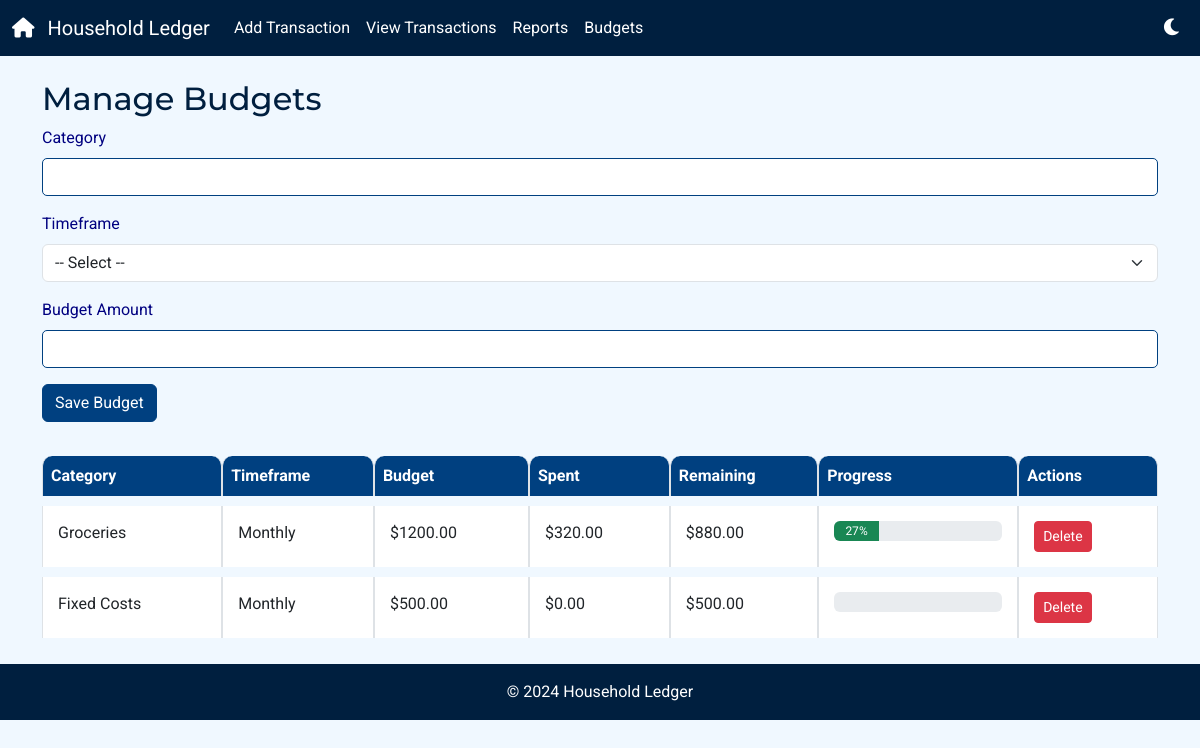
The app's page /budgets with its own data.
### database.py (models this page shows)
class Budget(Base):
    __tablename__ = 'budgets'
    id = Column(Integer, primary_key=True)
    category = Column(String, nullable=False)
    timeframe = Column(String, nullable=False)
    amount = Column(Float, nullable=False)

### app.py (the view, shortened to what this page needs)
@app.route('/budgets', methods=['GET', 'POST'])
def budgets_route():
    budgets = get_all_budgets()
    budget_status_list = []
    for b in budgets:
        spent = get_spending_for_period(b.category, b.timeframe)
        remaining = b.amount - spent
        percentage = (spent / b.amount) * 100 if b.amount else 0
        budget_status_list.append({
            'id': b.id,
            'category': b.category,
            'timeframe': b.timeframe,
            'budget_amount': b.amount,
            'spent': spent,
            'remaining': remaining,
            'percentage': percentage
        })
    return render_template('budgets.html', budget_status_list=budget_status_list)

### actions.py (called while the page is built)
def get_all_budgets():
    return session.query(Budget).all()

### templates/budgets.html (shortened to what this page needs)
{% extends "base.html" %}
{% block content %}
<h2>Manage Budgets</h2>
<form method="POST" action="{{ url_for('budgets_route') }}" class="mb-4">
  <div class="mb-3">
    <label for="category" class="form-label">Category</label>
    <input type="text" class="form-control" name="category" required>
  </div>
  <div class="mb-3">
    <label for="timeframe" class="form-label">Timeframe</label>
    <select class="form-select" name="timeframe" required>
      <option value="">-- Select --</option>
    </select>
  </div>
  <div class="mb-3">
    <label for="amount" class="form-label">Budget Amount</label>
    <input type="number" step="0.01" class="form-control" name="amount" required>
  </div>
  <button type="submit" class="btn btn-primary">Save Budget</button>
</form>
<table class="table table-bordered">
  <thead>
    <tr>
      <th>Category</th>
      <th>Timeframe</th>
      <th>Budget</th>
      <th>Spent</th>
      <th>Remaining</th>
      <th>Progress</th>
      <th>Actions</th>
    </tr>
  </thead>
  <tbody>
    {% for b in budget_status_list %}
    <tr>
      <td>{{ b.category }}</td>
      <td>{{ b.timeframe.capitalize() }}</td>
      <td>${{ "%.2f"|format(b.budget_amount) }}</td>
      <td>${{ "%.2f"|format(b.spent) }}</td>
      <td>
        {% if b.remaining < 0 %}
          <span class="text-danger">Over by ${{ "%.2f"|format(-b.remaining) }}</span>
        {% else %}
          ${{ "%.2f"|format(b.remaining) }}
        {% endif %}
      </td>
      <td style="width: 200px;">
        <div class="progress" style="height: 20px;">
          {% set progress_val = b.percentage if b.percentage <= 100 else 100 %}
          <div
            class="progress-bar
            {% if b.percentage >= 100 %}
               bg-danger
            {% elif b.percentage >= 80 %}
               bg-warning
            {% else %}
               bg-success
            {% endif %}"
            role="progressbar"
            style="width: {{ progress_val }}%;"
            aria-valuenow="{{ progress_val }}"
            aria-valuemin="0"
            aria-valuemax="100">
            {{ "%.0f"|format(b.percentage) }}%
          </div>
        </div>
      </td>
      <td>
        <form method="POST" action="{{ url_for('delete_budget_route', budget_id=b.id) }}" onsubmit="return confirm('Are you sure you want to delete this budget?');">
          <button type="submit" class="btn btn-danger btn-sm">Delete</button>
        </form>
      </td>
    </tr>
    {% endfor %}
  </tbody>
</table>
{% endblock %}

### templates/base.html (shortened to what this page needs)
<!DOCTYPE html>
<html lang="en" data-theme="light">
  <head>
    <link
      rel="stylesheet"
      href="https://cdn.jsdelivr.net/npm/bootstrap@5.3.0/dist/css/bootstrap.min.css"
    />
    <link
      rel="stylesheet"
      href="https://cdnjs.cloudflare.com/ajax/libs/font-awesome/6.0.0/css/all.min.css"
    />
    <link rel="stylesheet" href="{{ url_for('static', filename='style.css') }}">
  </head>
  <body>
    <nav class="navbar navbar-expand-lg navbar-dark" role="navigation" aria-label="Main Navigation">
      <div class="container-fluid">
        <a class="navbar-brand" href="{{ url_for('home') }}">
          <i class="fas fa-home"></i> Household Ledger
        </a>
        <div
          class="collapse navbar-collapse"
          id="navbarNav">
          <ul class="navbar-nav me-auto mb-2 mb-lg-0">
            <li class="nav-item">
              <a class="nav-link" href="{{ url_for('add_transaction_route') }}">
                Add Transaction
              </a>
            </li>
            <li class="nav-item">
              <a class="nav-link" href="{{ url_for('view_transactions_route') }}">
                View Transactions
              </a>
            </li>
            <li class="nav-item">
              <a class="nav-link" href="{{ url_for('reports_route') }}">
                Reports
              </a>
            </li>
            <li class="nav-item">
              <a class="nav-link" href="{{ url_for('budgets_route') }}">
                Budgets
              </a>
            </li>
          </ul>
          <button class="toggle-btn" id="themeToggle" aria-label="Toggle Dark Mode">
          </button>
        </div>
      </div>
    </nav>
    <main class="container mt-4" role="main">
      {% block content %}{% endblock %}
    </main>
    <footer class="text-center py-3" role="contentinfo">
      &copy; 2024 Household Ledger
    </footer>
  </body>
</html>

### static/style.css (style rules this page uses)
body, .navbar, .card, footer { transition: background-color 0.3s, color 0.3s; }
.btn-primary { background-color: var(--btn-primary); border-color: var(--btn-primary); transition: background-color 0.3s, border-color 0.3s; }
.toggle-btn { cursor: pointer; font-size: 1.2rem; color: var(--nav-text-color); background: none; border: none; transition: color 0.3s; }
footer { background-color: var(--nav-background); color: var(--nav-text-color); transition: background-color 0.3s, color 0.3s; }
.form-control { border-radius: 5px; border: 1px solid var(--btn-primary); transition: border-color 0.3s; }
.table { border-collapse: separate; border-spacing: 0 10px; }
.table thead th { background-color: var(--btn-primary); color: #ffffff; border-top-left-radius: 10px; border-top-right-radius: 10px; }
.table tbody tr { background-color: var(--card-background); border-radius: 10px; }
.table tbody tr td { padding: 15px; border-top: none; }
.navbar-brand i { margin-right: 8px; transition: color 0.3s; }

### templates/base.html (style rules this page uses)
:root { --primary-font: 'Roboto', sans-serif; --secondary-font: 'Montserrat', sans-serif; --primary-color: #001f3f; --secondary-color: #004080; --background-color: #f0f8ff; --text-color: #000080; --nav-background: #001f3f; --nav-text-color: #ffffff; --card-background: #e6f0ff; --btn-primary: #004080; --btn-primary-hover: #002b5c; }
body { font-family: var(--primary-font); background-color: var(--background-color); color: var(--text-color); transition: background-color 0.3s, color 0.3s; }
h1, h2, h3, h4, h5, h6 { font-family: var(--secondary-font); color: var(--primary-color); }
.navbar { background-color: var(--nav-background) !important; transition: background-color 0.3s; }
.navbar .navbar-brand, .navbar .nav-link { color: var(--nav-text-color) !important; transition: color 0.3s; }
.btn-primary { background-color: var(--btn-primary); border-color: var(--btn-primary); transition: background-color 0.3s, border-color 0.3s; }
.toggle-btn { cursor: pointer; font-size: 1.2rem; color: var(--nav-text-color); background: none; border: none; }
footer { background-color: var(--nav-background); color: var(--nav-text-color); transition: background-color 0.3s, color 0.3s; }

### records on screen
Budget: category "Groceries", timeframe "Monthly", budget_amount "1200.00", spent "320.00", remaining "880.00", {{ progress_val }} 26.666666666666668 (drawn), percentage "27"
Budget: category "Fixed Costs", timeframe "Monthly", budget_amount "500.00", spent "0.00", remaining "500.00"
